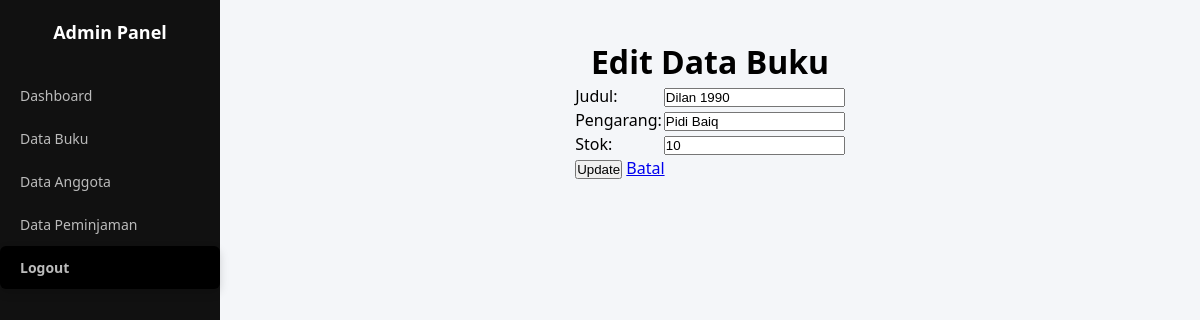
Screenshot of /buku/edit.php?id=5 with the database file from the repository.
### tables this page shows
CREATE TABLE `buku` (
  `id` int NOT NULL,
  `judul` varchar(255) NOT NULL,
  `pengarang` varchar(255) NOT NULL,
  `stok` int NOT NULL
);

### buku/edit.php (the view, shortened to what this page needs)
<?php
include __DIR__ . '/../koneksi.php';
$id = $_GET['id'];
$sql = "SELECT * FROM buku WHERE id = ?";
$stmt = $koneksi->prepare($sql);
$stmt->bind_param("i", $id);
$stmt->execute();
$result = $stmt->get_result();
$book = $result->fetch_assoc();
?>
<!DOCTYPE html>
<html lang="en">
<head>
    <link rel="stylesheet" href="../style.css">
</head>
<body>
    <div class="sidebar">
        <div class="logo">Admin Panel</div>
        <a href="../dashboard-admin.php" class="active">Dashboard</a>
        <a href="index.php" class="active">Data Buku</a>
        <a href="../anggota/index.php">Data Anggota</a>
        <a href="../peminjaman/index.php">Data Peminjaman</a>
        <a href="../logout.php" class="logout-btn">Logout</a>
    </div>
    <div class="data-main-content">
        <h1>Edit Data Buku</h1>
        <form method="POST" action="">
            <table>
                <tr>
                    <td><label for="judul">Judul:</label></td>
                    <td><input type="text" name="judul" id="judul" value="<?= htmlspecialchars($book['judul']) ?>" required></td>
                </tr>
                <tr>
                    <td><label for="pengarang">Pengarang:</label></td>
                    <td><input type="text" name="pengarang" id="pengarang" value="<?= htmlspecialchars($book['pengarang']) ?>" required></td>
                </tr>
                <tr>
                    <td><label for="stok">Stok:</label></td>
                    <td><input type="number" name="stok" id="stok" value="<?= $book['stok'] ?>" required></td>
                </tr>
                <tr>
                    <td colspan="2">
                        <button type="submit">Update</button>
                        <a href="index.php">Batal</a>
                    </td>
                </tr>
            </table>
        </form>
    </div>
</body>
</html>

### style.css (style rules this page uses)
* { margin: 0; padding: 0; box-sizing: border-box; }
body { font-family: 'Segoe UI', Tahoma, Geneva, Verdana, sans-serif; min-height: 100vh; }
.logo { font-size: 1.5rem; font-weight: bold; color: #000000; }
.logout-btn { background-color: #000; color: #fff; padding: 8px 14px; border-radius: 6px; text-decoration: none; font-size: 14px; font-weight: 600; transition: 0.3s; box-shadow: 0 4px 10px rgba(0, 0, 0, 0.15); }
.sidebar { position: fixed; left: 0; top: 0; width: 220px; height: 100vh; background-color: #111; color: white; padding-top: 20px; }
.sidebar .logo { text-align: center; font-size: 18px; font-weight: bold; margin-bottom: 30px; color: #fff; }
.sidebar a { display: block; color: #bbb; padding: 12px 20px; text-decoration: none; font-size: 14px; transition: 0.2s; }
.data-main-content { margin-left: 220px; padding: 40px 20px; min-height: 100vh; background-color: #f4f6f9; display: flex; flex-direction: column; align-items: center; justify-content: flex-start; }

### rows the page displays
buku: judul "Dilan 1990", pengarang "Pidi Baiq", stok "10"
